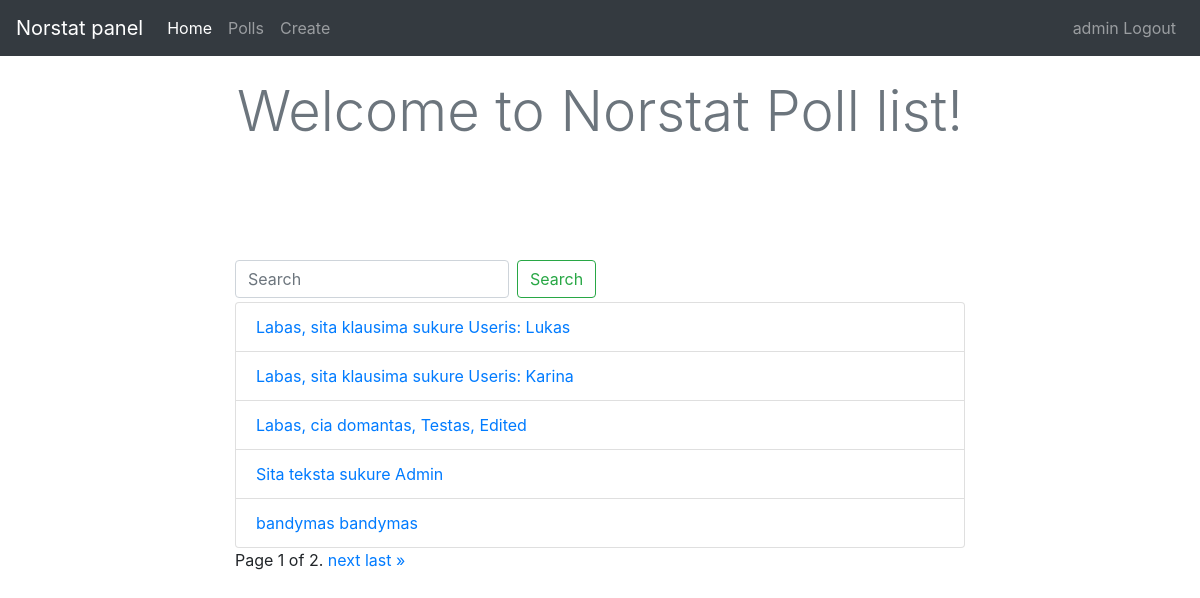
The app's page /polls/list/ (signed in) with its own data.
### polls/models.py (models this page shows, shortened)
class Poll(models.Model):
    owner = models.ForeignKey(User, on_delete = models.CASCADE, default=1)
    text = models.CharField(max_length=255)
    pub_date = models.DateField()
    def __str__(self):
        return self.text

### polls/views.py (the view)
# urls.py: path('list/', views.polls_list, name="list"),
@login_required
def polls_list(request):
    polls = Poll.objects.all()
    search_term=''
    if 'search' in request.GET:
        search_term = request.GET['search']
        polls = polls.filter(text__icontains=search_term)
    paginator = Paginator(polls, 5)
    page = request.GET.get('page')
    polls = paginator.get_page(page)
    context = {'polls': polls, 'search_term': search_term}
    return render(request, 'polls/polls_list.html', context)

### polls/templates/polls/polls_list.html (shortened to what this page needs)
{% extends 'base.html' %}
{% block content %}
<div class="container">
  <h1 class="display-4 text-center text-secondary" style="margin-top: 2%;">Welcome to Norstat Poll list!</h1>
  <div class="row" style="margin-top: 10%;">
    <div class="col-sm-8 offset-sm-2">
      <form class="form-inline my-2 my-lg-1">
        <input class="form-control mr-sm-2" type="search" placeholder="Search" aria-label="Search" name='search' value="{{search_term}}">
        <button class="btn btn-outline-success my-2 my-sm-0" type="submit">Search</button>
      </form>
      <ul class="list-group">
        {% for poll in polls %}
            <li class="list-group-item">
              <a href="{% url 'polls:detail' poll_id=poll.id %}">
                {{ poll }}
              </a>
            </li>
        {% endfor %}
      </ul>
      <div class="pagination">
          <span class="step-links">
              <span class="current">
                  Page {{ polls.number }} of {{ polls.paginator.num_pages }}.
              </span>
              {% if polls.has_next %}
                  <a href="?page={{ polls.next_page_number }}">next</a>
                  <a href="?page={{ polls.paginator.num_pages }}">last &raquo;</a>
              {% endif %}
          </span>
      </div>
    </div>
  </div>
</div>
{% endblock %}

### templates/includes/navbar.html (shortened to what this page needs)
<nav class="navbar navbar-expand-lg navbar-dark bg-dark">
  <a class="navbar-brand" href="#">Norstat panel</a>
  <div class="collapse navbar-collapse" id="navbarNavAltMarkup">
    <div class="navbar-nav">
      <a class="nav-item nav-link active" href="{% url 'home' %}">Home <span class="sr-only">(current)</span></a>
      <a class="nav-item nav-link" href="{% url 'polls:list' %}">Polls</a>
      {% if user.is_superuser %}
        <a class="nav-item nav-link" href="{% url 'polls:listAdmin' %}">Create</a>
      {% endif %}
    </div>
    <div class="navbar-nav ml-auto">
      {% if request.user.is_authenticated %}
        <a class="nav-item nav-link" href="{% url 'accounts:logout' %}">{{ request.user }} Logout</a>
      {% else %}
        <a class="nav-item nav-link" href="{% url 'accounts:login' %}">Login</a>
      {% endif %}
    </div>
  </div>
</nav>

### records on screen
Poll: text "Labas, sita klausima sukure Useris: Lukas"
Poll: text "Labas, sita klausima sukure Useris: Karina"
Poll: text "Labas, cia domantas, Testas, Edited"
Poll: text "Sita teksta sukure Admin"
Poll: text "bandymas bandymas"

### other values on screen
{{ request.user }} "admin"
{{ polls.number }} "1"
{{ polls.paginator.num_pages }} "2"
